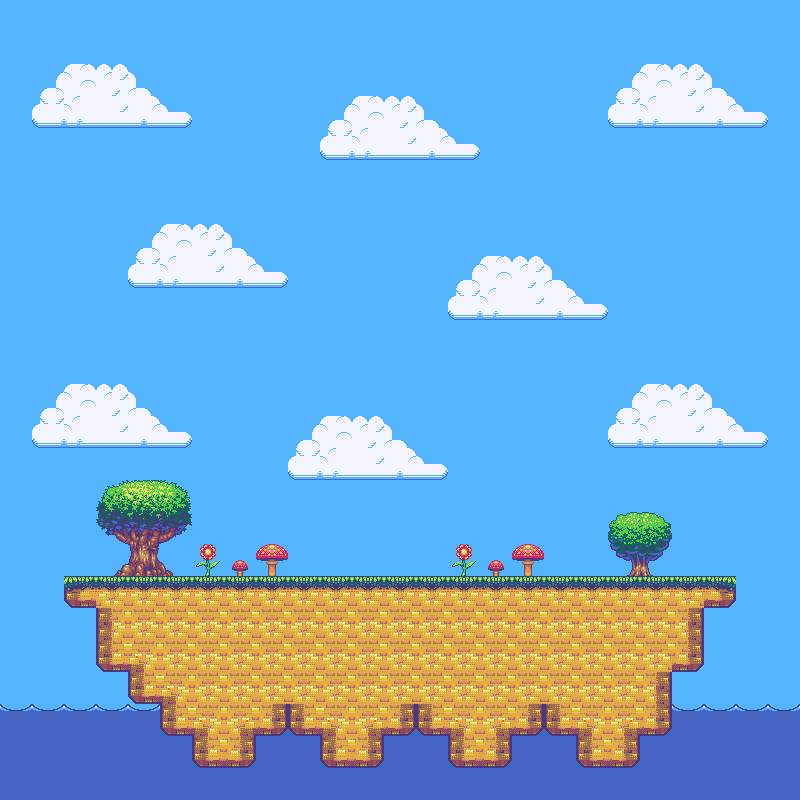

The image is a tile-based game level rendered from a .tmx file. Its description and complete source (layers, tilesets, objects, tile grids) follow:
An orthogonal 25x25 tile map with 32x32 px tiles, 3 tile layers (background, background2, blocked).

<map version="1.0" tiledversion="1.0.2" orientation="orthogonal" renderorder="right-down" width="25" height="25" tilewidth="32" tileheight="32" nextobjectid="1">
 <tileset firstgid="1" name="smallTiles" tilewidth="32" tileheight="32" tilecount="133" columns="7">
  <image source="smallTiles.png" width="244" height="608" />
 </tileset>
 <layer name="background" width="25" height="25">
  <data encoding="csv">
124,124,124,124,124,124,124,124,124,124,124,124,124,124,124,124,124,124,124,124,124,124,124,124,124,
124,124,124,124,124,124,124,124,124,124,124,124,124,124,124,124,124,124,124,124,124,124,124,124,124,
124,124,124,124,124,124,124,124,124,124,124,124,124,124,124,124,124,124,124,124,124,124,124,124,124,
124,124,124,124,124,124,124,124,124,124,124,124,124,124,124,124,124,124,124,124,124,124,124,124,124,
124,124,124,124,124,124,124,124,124,124,124,124,124,124,124,124,124,124,124,124,124,124,124,124,124,
124,124,124,124,124,124,124,124,124,124,124,124,124,124,124,124,124,124,124,124,124,124,124,124,124,
124,124,124,124,124,124,124,124,124,124,124,124,124,124,124,124,124,124,124,124,124,124,124,124,124,
124,124,124,124,124,124,124,124,124,124,124,124,124,124,124,124,124,124,124,124,124,124,124,124,124,
124,124,124,124,124,124,124,124,124,124,124,124,124,124,124,124,124,124,124,124,124,124,124,124,124,
124,124,124,124,124,124,124,124,124,124,124,124,124,124,124,124,124,124,124,124,124,124,124,124,124,
124,124,124,124,124,124,124,124,124,124,124,124,124,124,124,124,124,124,124,124,124,124,124,124,124,
124,124,124,124,124,124,124,124,124,124,124,124,124,124,124,124,124,124,124,124,124,124,124,124,124,
124,124,124,124,124,124,124,124,124,124,124,124,124,124,124,124,124,124,124,124,124,124,124,124,124,
124,124,124,124,124,124,124,124,124,124,124,124,124,124,124,124,124,124,124,124,124,124,124,124,124,
124,124,124,124,124,124,124,124,124,124,124,124,124,124,124,124,124,124,124,124,124,124,124,124,124,
124,124,124,124,124,124,124,124,124,124,124,124,124,124,124,124,124,124,124,124,124,124,124,124,124,
124,124,124,124,124,124,124,124,124,124,124,124,124,124,124,124,124,124,124,124,124,124,124,124,124,
124,124,124,124,124,124,124,124,124,124,124,124,124,124,124,124,124,124,124,124,124,124,124,124,124,
124,124,124,124,124,124,124,124,124,124,124,124,124,124,124,124,124,124,124,124,124,124,124,124,124,
124,124,124,124,124,124,124,124,124,124,124,124,124,124,124,124,124,124,124,124,124,124,124,124,124,
124,124,124,124,124,124,124,124,124,124,124,124,124,124,124,124,124,124,124,124,124,124,124,124,124,
124,124,124,124,124,124,124,124,124,124,124,124,124,124,124,124,124,124,124,124,124,124,124,124,124,
124,124,124,124,124,124,124,124,124,124,124,124,124,124,124,124,124,124,124,124,124,124,124,124,124,
124,124,124,124,124,124,124,124,124,124,124,124,124,124,124,124,124,124,124,124,124,124,124,124,124,
86,86,86,86,86,86,86,86,86,86,86,86,86,86,86,86,86,86,86,86,86,86,86,86,86
</data>
 </layer>
 <layer name="background2" width="25" height="25">
  <data encoding="csv">
0,0,0,0,0,0,0,0,0,0,0,0,0,0,0,0,0,0,0,0,0,0,0,0,0,
0,0,0,0,0,0,0,0,0,0,0,0,0,0,0,0,0,0,0,0,0,0,0,0,0,
0,120,121,122,123,124,0,0,0,0,0,0,0,0,0,0,0,0,0,120,121,122,123,124,0,
0,127,128,129,130,131,0,0,0,0,120,121,122,123,124,0,0,0,0,127,128,129,130,131,0,
0,0,0,0,0,0,0,0,0,0,127,128,129,130,131,0,0,0,0,0,0,0,0,0,0,
0,0,0,0,0,0,0,0,0,0,0,0,0,0,0,0,0,0,0,0,0,0,0,0,0,
0,0,0,0,0,0,0,0,0,0,0,0,0,0,0,0,0,0,0,0,0,0,0,0,0,
0,0,0,0,120,121,122,123,124,0,0,0,0,0,0,0,0,0,0,0,0,0,0,0,0,
0,0,0,0,127,128,129,130,131,0,0,0,0,0,120,121,122,123,124,0,0,0,0,0,0,
0,0,0,0,0,0,0,0,0,0,0,0,0,0,127,128,129,130,131,0,0,0,0,0,0,
0,0,0,0,0,0,0,0,0,0,0,0,0,0,0,0,0,0,0,0,0,0,0,0,0,
0,0,0,0,0,0,0,0,0,0,0,0,0,0,0,0,0,0,0,0,0,0,0,0,0,
0,120,121,122,123,124,0,0,0,0,0,0,0,0,0,0,0,0,0,120,121,122,123,124,0,
0,127,128,129,130,131,0,0,0,120,121,122,123,124,0,0,0,0,0,127,128,129,130,131,0,
0,0,0,0,0,0,0,0,0,127,128,129,130,131,0,0,0,0,0,0,0,0,0,0,0,
0,0,0,96,97,98,0,0,0,0,0,0,0,0,0,0,0,0,0,0,0,0,0,0,0,
0,0,0,103,104,105,0,0,0,0,0,0,0,0,0,0,0,0,0,101,102,0,0,0,0,
0,0,0,110,111,112,113,114,115,0,0,0,0,0,113,114,115,0,0,108,109,0,0,0,0,
0,0,0,0,0,0,0,0,0,0,0,0,0,0,0,0,0,0,0,0,0,0,0,0,0,
0,0,0,0,0,0,0,0,0,0,0,0,0,0,124,124,124,124,124,124,0,0,0,0,0,
0,0,0,0,0,0,0,0,0,0,0,0,0,0,124,124,124,124,124,0,0,0,0,0,0,
0,0,0,0,0,0,0,0,0,0,0,0,0,0,0,0,0,0,0,0,0,0,0,0,0,
79,79,79,79,79,79,79,79,79,79,79,79,79,79,79,79,79,79,79,79,79,79,79,79,79,
86,86,86,86,86,86,86,86,86,86,86,86,86,86,86,86,86,86,86,86,86,86,86,86,86,
0,0,0,0,0,0,0,0,0,0,0,0,0,0,0,0,0,0,0,0,0,0,0,0,0
</data>
 </layer>
 <layer name="blocked" width="25" height="25">
  <data encoding="csv">
0,0,0,0,0,0,0,0,0,0,0,0,0,0,0,0,0,0,0,0,0,0,0,0,0,
0,0,0,0,0,0,0,0,0,0,0,0,0,0,0,0,0,0,0,0,0,0,0,0,0,
0,0,0,0,0,0,0,0,0,0,0,0,0,0,0,0,0,0,0,0,0,0,0,0,0,
0,0,0,0,0,0,0,0,0,0,0,0,0,0,0,0,0,0,0,0,0,0,0,0,0,
0,0,0,0,0,0,0,0,0,0,0,0,0,0,0,0,0,0,0,0,0,0,0,0,0,
0,0,0,0,0,0,0,0,0,0,0,0,0,0,0,0,0,0,0,0,0,0,0,0,0,
0,0,0,0,0,0,0,0,0,0,0,0,0,0,0,0,0,0,0,0,0,0,0,0,0,
0,0,0,0,0,0,0,0,0,0,0,0,0,0,0,0,0,0,0,0,0,0,0,0,0,
0,0,0,0,0,0,0,0,0,0,0,0,0,0,0,0,0,0,0,0,0,0,0,0,0,
0,0,0,0,0,0,0,0,0,0,0,0,0,0,0,0,0,0,0,0,0,0,0,0,0,
0,0,0,0,0,0,0,0,0,0,0,0,0,0,0,0,0,0,0,0,0,0,0,0,0,
0,0,0,0,0,0,0,0,0,0,0,0,0,0,0,0,0,0,0,0,0,0,0,0,0,
0,0,0,0,0,0,0,0,0,0,0,0,0,0,0,0,0,0,0,0,0,0,0,0,0,
0,0,0,0,0,0,0,0,0,0,0,0,0,0,0,0,0,0,0,0,0,0,0,0,0,
0,0,0,0,0,0,0,0,0,0,0,0,0,0,0,0,0,0,0,0,0,0,0,0,0,
0,0,0,0,0,0,0,0,0,0,0,0,0,0,0,0,0,0,0,0,0,0,0,0,0,
0,0,0,0,0,0,0,0,0,0,0,0,0,0,0,0,0,0,0,0,0,0,0,0,0,
0,0,0,0,0,0,0,0,0,0,0,0,0,0,0,0,0,0,0,0,0,0,0,0,0,
0,0,2,5,5,5,5,5,5,5,5,5,5,5,5,5,5,5,5,5,5,5,7,0,0,
0,0,0,10,12,12,12,12,12,12,12,12,12,12,12,12,12,12,12,12,12,13,0,0,0,
0,0,0,17,18,12,12,12,12,12,12,12,12,12,12,12,12,12,12,12,12,26,0,0,0,
0,0,0,0,17,18,12,12,12,12,12,12,12,12,12,12,12,12,12,11,13,0,0,0,0,
0,0,0,0,0,17,18,19,20,17,18,19,20,17,18,19,20,17,18,19,20,21,0,0,0,
0,0,0,0,0,0,25,26,27,0,25,26,27,0,25,26,27,0,25,26,27,28,0,0,0,
0,0,0,0,0,0,0,0,0,0,0,0,0,0,0,0,0,0,0,0,0,0,0,0,0
</data>
 </layer>
</map>